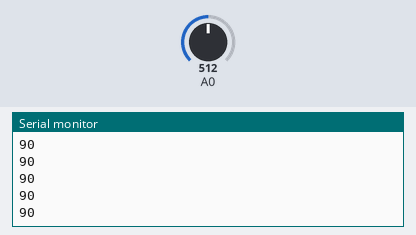
The sketch below on a simulated Arduino Uno, built with avr-gcc and run on an emulated ATmega328P. Shown: the last lines printed to the serial monitor. Inputs (shaded band) come from the test bench; at power-on: A0 = 512.

Above: at 1.2 s.
1.3 s: A0 set to 716
At 1.32 s:
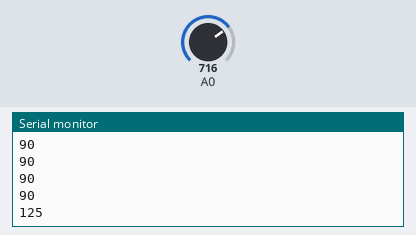
2.8 s: A0 set to 900
At 2.84 s:
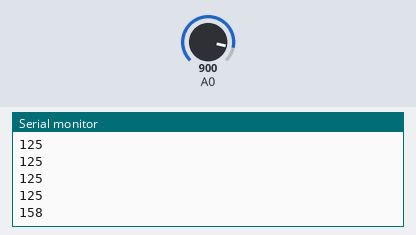
Timing chart, 0 to 5.8 s (numbered marks = the images above; inputs shaded):
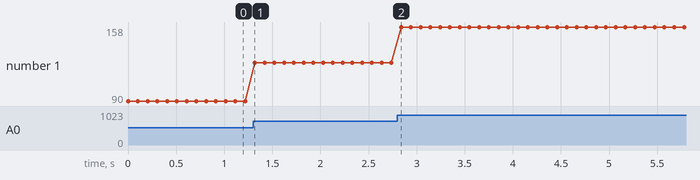

The sketch:

arduinoMaestro.ino
```cpp
#include <SoftwareSerial.h>

int Rx = 7;
int Tx = 6;

SoftwareSerial maestro(Rx,Tx);

void setup() {
  Serial.begin(9600);
  maestro.begin(9600);
}

void loop() {
  int pot = analogRead(A0);
  pot = map(pot,0,1023,0,180);
  Serial.println(pot);
  maestro.write(pot);
  delay(100);
}
```

Measured:
- after the input at 1.3 s, the serial monitor: prints a new line at once (image 1)
- after the input at 2.8 s, the serial monitor: prints a new line at once (image 2)
- plotted number 1: 90 → 125 after the input at 1.3 s, 125 → 158 after the input at 2.8 s
